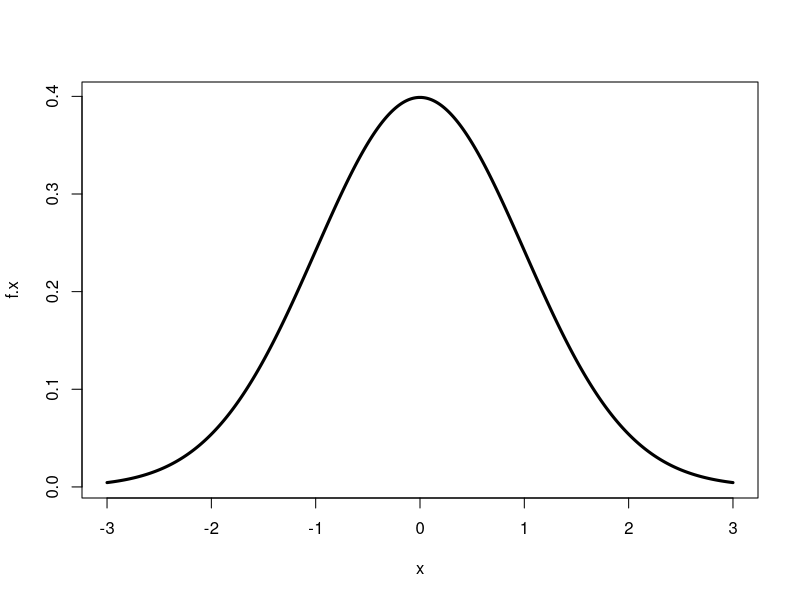

This figure's R source:
# Solução Lista 7 de Exercícios em R

# Distribuição Normal

# Em uma coleção aleatória de dados de fontes independentes, observa-se geralmente que a distribuição de dados é normal. 
# O que significa, ao traçar um gráfico com o valor da variável no eixo horizontal e a contagem dos valores no eixo vertical, 
# obtemos uma curva em forma de sino. 
# O centro da curva representa a média do conjunto de dados. No gráfico, cinquenta por cento dos valores estão à 
# esquerda da média e os outros cinquenta por cento estão à direita do gráfico. 
# Isso é chamado de distribuição normal em Estatística.

# R tem quatro funções para gerar distribuição normal, que são descritas abaixo.

# dnorm (x, média, sd)
# pnorm (x, média, sd)
# qnorm (p, média, sd)
# rnorm (n, média, sd)

# Ao prefixar um "d" ao nome da função, você pode obter valores de densidade de probabilidade (pdf). 
# Ao prefixar um "p", você pode obter probabilidades cumulativas (cdf). 
# Ao prefixar um "q", você pode obter valores quantílicos. 
# Ao prefixar um "r", você pode obter números aleatórios da distribuição. 

# Vamos estudar as 4 funções nos exercícios a seguir!

##################### Exercício 1  ###############################

# dnorm()
# Essa função fornece a altura da distribuição de probabilidade em cada ponto para uma determinada média e desvio padrão.

# O d em dnorm significa função de densidade de probabilidade, ou PDF. 
# A função de densidade de probabilidade (PDF ou apenas densidade) indica a probabilidade de observar 
# uma medida com um valor específico e, portanto, a integral sobre a densidade é sempre 1.

# Usando a densidade, é possível determinar as probabilidades dos eventos. 

# A função dnorm(x) retorna a densidade da distribuição normal padrão (média = 0, desvio padrão = 1) em x. 
# Sendo assim, como interpretamos dnorm(1)? E dnorm(-3:3)?
dnorm(1) #=> É a probabilidade no valor x=1
dnorm(-3:3) #=> É a probabilidade no valor x de -3 a 3


##################### Exercício 2  ###############################
# Ainda considerando dnorm(-3:3) a distribuição é simétrica ou assimétrica?
x <- seq(from=-3,to=3,length.out=1000)
f.x <- dnorm(x, mean = 0, sd = 1)
plot(x, f.x,type="l", lwd=3)
# é simétrica
?curve

##################### Exercício 3  ###############################

# O parâmetro xlim = c (-3,3) pode ser usado para traçar a função no intervalo −3≤x≤3. 

# A função dnorm () tem outras opções que permitem escolher distribuições normais 
# com outra média e desvio padrão (novamente digite ?dnorm para ver a documentação). 
# Resposta: 

# A primeira linha no trecho de código plota a curva normal padrão no intervalo −6≤x≤6. 
# Na segunda linha, col = “red” plota a função com uma linha vermelha. 
# O add = TRUE significa que o gráfico deve ser adicionado ao primeiro plot em vez de gerar um novo gráfico. 
# Vemos que a segunda curva é simétrica em relação a x = 1 e é mais "espalhada" em comparação com a curva 
# normal padrão.

# Sem opções especificadas, o valor de "x" é tratado como uma pontuação padrão ou z-score. 
# Para mudar isso, você pode especificar as opções "mean =" e "sd =".


##################### Exercício 4  ###############################

# pnorm () 

# Dado um número ou uma lista, calcula-se a probabilidade de um número aleatório normalmente distribuído 
# ser menor que esse número. Essa função também atende pelo título de 
# “Função de Distribuição Cumulativa”. Ela aceita as mesmas opções que a dnorm.

# A função pnorm(z) retorna a probabilidade cumulativa da distribuição normal padrão no escore Z. 
# Ou seja, é a área abaixo da curva normal padrão à esquerda de z 
pnorm(1.65)


##################### Exercício 5  ###############################

# qnorm() 

# A função qnorm() é o inverso da função pnorm(): qnorm (y) retorna o valor x para que pnorm (x) = y. 
# Por exemplo, o escore Z correspondente ao 95º percentil é? Calcule usando qnorm():
qnorm(0.9505285)
